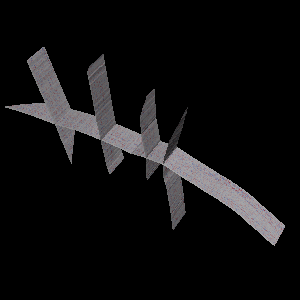

The script that drew this image:
#!/usr/bin/env python

# Read five 2D SEG-Y seismic lines and render with a diverging color map.

import os

import vtkmodules.vtkInteractionStyle  # noqa: F401
import vtkmodules.vtkRenderingFreeType  # noqa: F401
import vtkmodules.vtkRenderingOpenGL2  # noqa: F401

from vtkmodules.vtkIOSegY import vtkSegYReader
from vtkmodules.vtkRenderingCore import (
    vtkActor,
    vtkColorTransferFunction,
    vtkDataSetMapper,
    vtkRenderWindow,
    vtkRenderWindowInteractor,
    vtkRenderer,
)

# Source
data_dir = os.path.join(os.environ.get("VPE_DATA_DIR", os.path.dirname(os.path.abspath(__file__))), "SegY")

diverging_ctf = vtkColorTransferFunction()
diverging_ctf.AddRGBPoint(-6.4, 0.23, 0.30, 0.75)
diverging_ctf.AddRGBPoint(0.0, 0.86, 0.86, 0.86)
diverging_ctf.AddRGBPoint(6.6, 0.70, 0.02, 0.15)

line_a_reader = vtkSegYReader()
line_a_reader.SetFileName(os.path.join(data_dir, "lineA.sgy"))
line_a_reader.Update()

line_b_reader = vtkSegYReader()
line_b_reader.SetFileName(os.path.join(data_dir, "lineB.sgy"))
line_b_reader.Update()

line_c_reader = vtkSegYReader()
line_c_reader.SetFileName(os.path.join(data_dir, "lineC.sgy"))
line_c_reader.Update()

line_d_reader = vtkSegYReader()
line_d_reader.SetFileName(os.path.join(data_dir, "lineD.sgy"))
line_d_reader.Update()

line_e_reader = vtkSegYReader()
line_e_reader.SetFileName(os.path.join(data_dir, "lineE.sgy"))
line_e_reader.Update()

# Mapper / Actor - line A
line_a_mapper = vtkDataSetMapper()
line_a_mapper.SetInputConnection(line_a_reader.GetOutputPort())
line_a_mapper.SetLookupTable(diverging_ctf)
line_a_mapper.SetColorModeToMapScalars()

line_a_actor = vtkActor()
line_a_actor.SetMapper(line_a_mapper)

# Mapper / Actor - line B
line_b_mapper = vtkDataSetMapper()
line_b_mapper.SetInputConnection(line_b_reader.GetOutputPort())
line_b_mapper.SetLookupTable(diverging_ctf)
line_b_mapper.SetColorModeToMapScalars()

line_b_actor = vtkActor()
line_b_actor.SetMapper(line_b_mapper)

# Mapper / Actor - line C
line_c_mapper = vtkDataSetMapper()
line_c_mapper.SetInputConnection(line_c_reader.GetOutputPort())
line_c_mapper.SetLookupTable(diverging_ctf)
line_c_mapper.SetColorModeToMapScalars()

line_c_actor = vtkActor()
line_c_actor.SetMapper(line_c_mapper)

# Mapper / Actor - line D
line_d_mapper = vtkDataSetMapper()
line_d_mapper.SetInputConnection(line_d_reader.GetOutputPort())
line_d_mapper.SetLookupTable(diverging_ctf)
line_d_mapper.SetColorModeToMapScalars()

line_d_actor = vtkActor()
line_d_actor.SetMapper(line_d_mapper)

# Mapper / Actor - line E
line_e_mapper = vtkDataSetMapper()
line_e_mapper.SetInputConnection(line_e_reader.GetOutputPort())
line_e_mapper.SetLookupTable(diverging_ctf)
line_e_mapper.SetColorModeToMapScalars()

line_e_actor = vtkActor()
line_e_actor.SetMapper(line_e_mapper)

# Renderer
renderer = vtkRenderer()
renderer.AddActor(line_a_actor)
renderer.AddActor(line_b_actor)
renderer.AddActor(line_c_actor)
renderer.AddActor(line_d_actor)
renderer.AddActor(line_e_actor)

# Render window
render_window = vtkRenderWindow()
render_window.AddRenderer(renderer)
render_window.SetWindowName("seg y2d reader")
render_window.SetMultiSamples(0)
render_window.SetSize(300, 300)

# Interactor
interactor = vtkRenderWindowInteractor()
interactor.SetRenderWindow(render_window)

# Scene
renderer.ResetCamera()
renderer.GetActiveCamera().Azimuth(50)
renderer.GetActiveCamera().Roll(50)
renderer.GetActiveCamera().Zoom(1.2)

interactor.Initialize()
interactor.Start()
